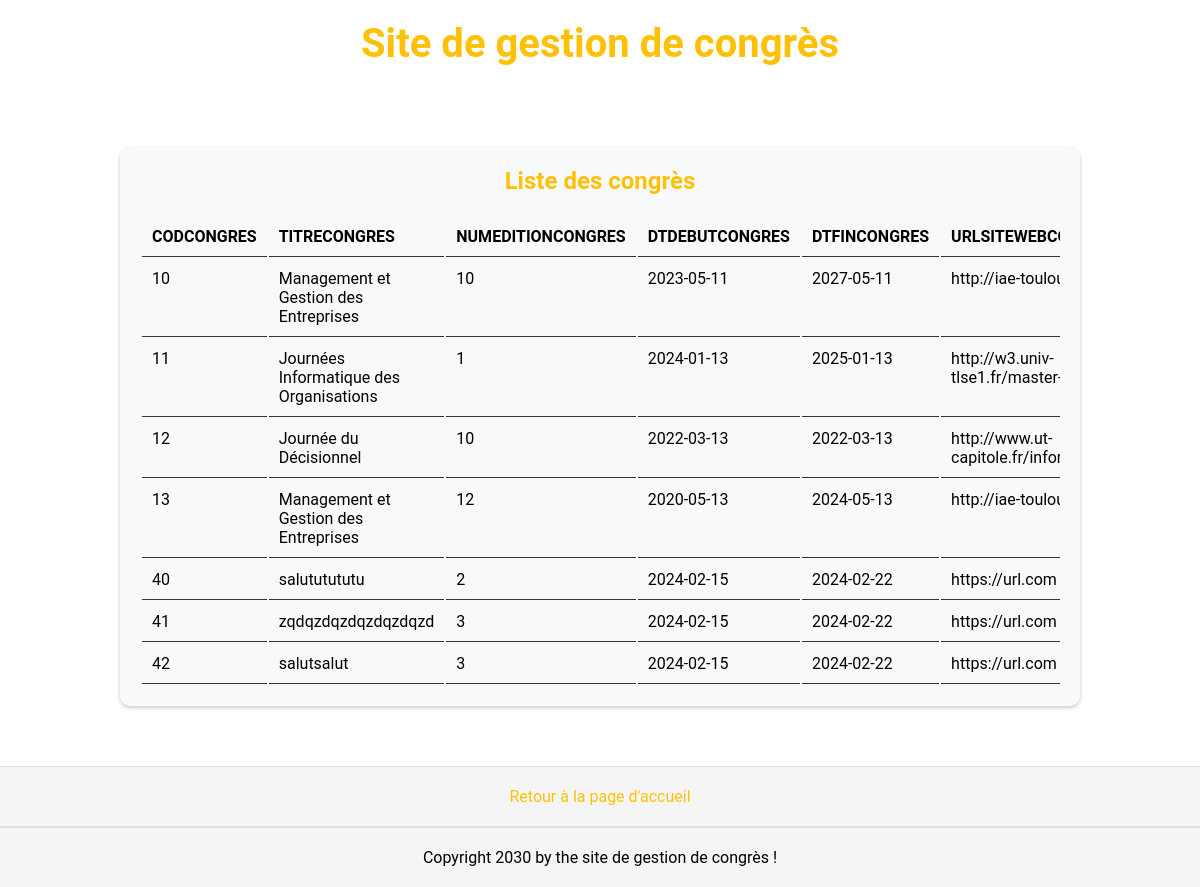
Page /congres on the earlier database version.
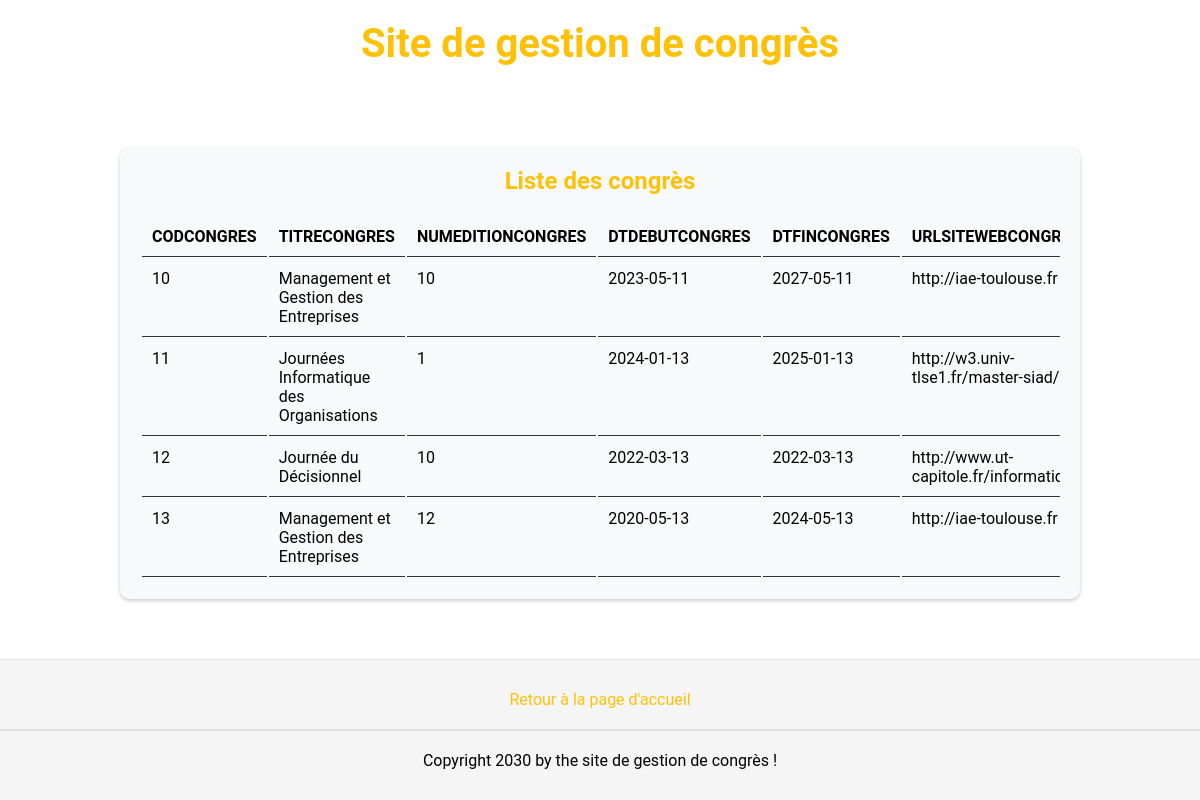
Same page on the later database version.
### tables this page shows
CREATE TABLE `congres` (
  `CODCONGRES` INTEGER NOT NULL PRIMARY KEY AUTOINCREMENT,
  `TITRECONGRES` char(50) NOT NULL,
  `NUMEDITIONCONGRES` INTEGER  NOT NULL,
  `DTDEBUTCONGRES` date NOT NULL,
  `DTFINCONGRES` date NOT NULL,
  `URLSITEWEBCONGRES` varchar(50) NOT NULL
);

### app.py (the view)
@app.route("/congres")
def congres():
    connexion = create_connexion()
    query = "select * from congres;"
    result = query_db(connexion, query)
    print(result)
    data = result[0]
    metadata = result[1]
    column = [meta[0] for meta in metadata]
    connexion.close()
    return render_template("congres.html", data=data, column=column)

### app.py (called while the page is built)
def create_connexion():
    if not os.path.exists(db_path):
        raise ValueError("Le chemin n'existe pas")
    try:
        connection = sqlite3.connect(db_path)
    except:
        raise ValueError("Echec de la connexion ")
    return connection

def query_db(connexion, query, params=None):
    cursor = connexion.cursor()
    if params:
        cursor.execute(query, params)
    else:
        cursor.execute(query)
    result = cursor.fetchall()
    metadata = cursor.description
    return (result, metadata)

### templates/congres.html (shortened to what this page needs)
{% extends 'base.html' %}
{% block styles %}
<link rel="stylesheet" href="{{url_for('static', filename='congres.css')}}">
{% endblock %}
{% block content %}
<div class="container">
    <h2>Liste des congrès</h2>
    <div class="table-container">
        <table >
            <thead>
                <tr>
                    {% for title in column %}
                    <th>{{ title }}</th>
                    {% endfor %}
                </tr>
            </thead>
            <tbody>
                {% for congres in data %}
                <tr>
                    <td>{{congres[0]}}</td>
                    <td>{{congres[1]}}</td>
                    <td>{{congres[2]}}</td>
                    <td>{{congres[3]}}</td>
                    <td>{{congres[4]}}</td>
                    <td>{{congres[5]}}</td>
                </tr>
                {% endfor %}
            </tbody>
        </table>
    </div>
</div>
{% endblock %}

### templates/base.html (shortened to what this page needs)
<!DOCTYPE html>
<html lang="en">
<head>
    <link rel="stylesheet" href="{{url_for('static', filename='base.css')}}">
    {% block styles %}
    {% endblock %}
</head>
<body>
<h1>Site de gestion de congrès</h1>
{% block content %}
{% endblock %}
<footer>
    <a href="{{url_for('menu')}}">Retour à la page d'accueil</a>
    <hr>
    <div>Copyright 2030 by the site de gestion de congrès !</div>
</footer>
</body>
</html>

### static/base.css (style rules this page uses)
* { margin: 0; padding: 0; box-sizing: border-box; }
a { text-decoration: none; color: #ffc107; }
h1 { font-size: 2.5rem; color: #ffc107; margin: 20px 0; text-align: center; }
body { font-family: 'Roboto', sans-serif; display: flex; flex-direction: column; position: relative; height: 100vh; }
footer { display: flex; flex-direction: column; justify-content: center; align-items: center; height: 100%; width: 100%; background-color: #f5f5f5; border-top: 1px solid #e0e0e0; position: relative; bottom: 0; }
footer a { margin-top: 20px; }
footer div { margin-bottom: 20px; }
hr { width: 100%; margin: 20px 0; border: 1px solid #e0e0e0; }

### static/congres.css (style rules this page uses)
.container { display: flex; flex-direction: column; align-items: center; margin-top: 60px; width: 80%; box-shadow: 0 2px 4px rgba(0, 0, 0, 0.2); border-radius: 10px; margin-bottom: 60px; position: relative; left: 50%; transform: translateX(-50%); background-color: #f8f9fa; padding: 20px; position: relative; }
h2 { color: #ffc107; }
.container table { display: block; position: relative; margin-top: 20px; width: 100%; }
table th, table td { text-align: left; padding: 10px; vertical-align: top; border-bottom: solid 1px #333; }
.table-container { width: 100%; overflow-x: auto; display: flex; align-items: center; justify-content: center; }

Differences in the rows shown:
removed congres: CODCONGRES "40", TITRECONGRES "salututututu", NUMEDITIONCONGRES "2", DTDEBUTCONGRES "2024-02-15", DTFINCONGRES "2024-02-22", URLSITEWEBCONGRES "https://url.com"
removed congres: CODCONGRES "41", TITRECONGRES "zqdqzdqzdqzdqzdqzd", NUMEDITIONCONGRES "3", DTDEBUTCONGRES "2024-02-15", DTFINCONGRES "2024-02-22", URLSITEWEBCONGRES "https://url.com"
removed congres: CODCONGRES "42", TITRECONGRES "salutsalut", NUMEDITIONCONGRES "3", DTDEBUTCONGRES "2024-02-15", DTFINCONGRES "2024-02-22", URLSITEWEBCONGRES "https://url.com"
